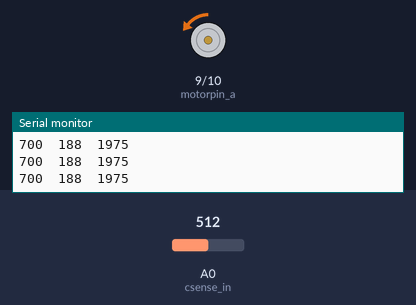
A sketch run on a simulated Arduino Uno, built with avr-gcc and run on an emulated ATmega328P. On the bench: motor-driver pin pairs drawn as motors (green arrow = first pin HIGH = forward, orange = second pin HIGH = backward, longer = more drive), the last lines printed to the serial monitor. Inputs (shaded band) come from the test bench; at power-on: A0 (csense_in) = 512.

Above: at 9.2 s.
9.3 s: A0 (csense_in) set to 716
At 11.8 s:
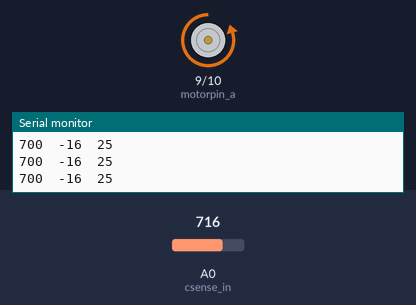
12.3 s: A0 (csense_in) set to 511
At 13.0 s:
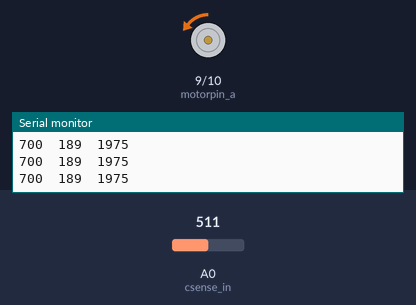
13.9 s: A0 (csense_in) set to 1023
At 15.1 s:
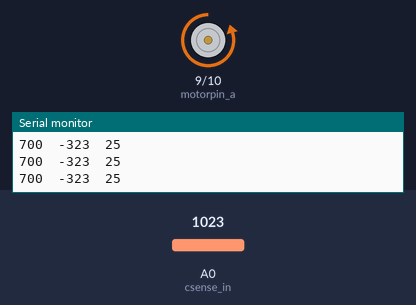
Timing chart, 0 to 16.9 s (numbered marks = the images above; inputs shaded):
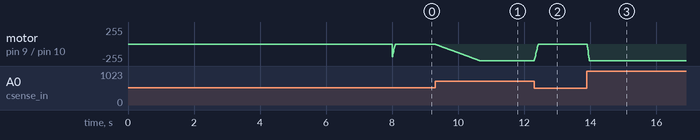

Measured:
- after the input at 9.3 s, motor on pin 9 (motorpin_a) / pin 10 (motorpin_b): moves from backward 3/255 to backward 252/255 over 1.3 s, starting at once
- after the input at 12.3 s, motor on pin 9 (motorpin_a) / pin 10 (motorpin_b): moves from backward 252/255 to backward 3/255 over 0.11 s, starting at once
- after the input at 13.9 s, motor on pin 9 (motorpin_a) / pin 10 (motorpin_b): backward 3/255 → backward 252/255 at once

The sketch:

current_loop2.ino
```cpp
// pwm limitations
const unsigned int max_count = 2000;  // defines a operating pwm frequency of 4kHz
const unsigned int pwm_up_sat = 1975;
const unsigned int pwm_low_sat = 25;

// loop parameters
const unsigned int loop_time = 10;
// current loop parameters;
const float c_kp = 1,
            c_ki = 0.975,
            c_kd = 0.0;

// pin placements
int motorpin_a = 9;
int motorpin_b = 10;
int csense_in = 0;

// global variables
unsigned int pwm = 500;
unsigned int dir =  0; // motor direction and speed
unsigned int c_command = 700;
signed int c_error[3] = {0,0,0}; // current loop variables

void setup()
{
  pinMode(motorpin_a,OUTPUT); digitalWrite(motorpin_a,LOW);
  pinMode(motorpin_b,OUTPUT); digitalWrite(motorpin_b,LOW);
  init_pwm_engine();
  Serial.begin(115200);
  delay(8000);
}

void loop()
{
  set_pwm();
  delay(loop_time);
  c_loop();
  purge_data();
}

// pwm functions
void init_pwm_engine()
{
  TCCR1A = _BV(COM1A1) | _BV(COM1B1) | _BV(WGM11);
  TCCR1B = _BV(WGM13) | _BV(CS10);     // prescaler 1 for the system clock which generates base clock of 8MHz
  ICR1 = max_count;
}

void set_pwm()
{
  if (dir==0) {OCR1A = pwm; OCR1B = 0;}
  else {OCR1A = 0; OCR1B = pwm;}
}


// current loop correction
void c_loop()
{
  unsigned int c_read=0,i;
  for (i=0;i<5;i++)
  {
    c_read = c_read + analogRead(csense_in);
  }
  c_read /= 5;
  c_error[0] = c_command - c_read;
  c_pid();
  c_error[2] = c_error[1];
  c_error[1] = c_error[0];
}

void c_pid()
{
  float new_pwm;
  new_pwm = (float)pwm + c_kp*(c_error[0] - c_error[1]) + c_ki*c_error[1] + c_kd*(c_error[0] - c_error[2]);
  if (new_pwm >= pwm_up_sat) new_pwm = pwm_up_sat;
  if (new_pwm <= pwm_low_sat) new_pwm = pwm_low_sat;
  pwm = (int) new_pwm;
}

// print data on serial port
void purge_data()
{
  Serial.print(c_command,DEC); Serial.print("\t");
  Serial.print(c_error[0],DEC); Serial.print("\t");
  Serial.println(pwm,DEC);
}
```
